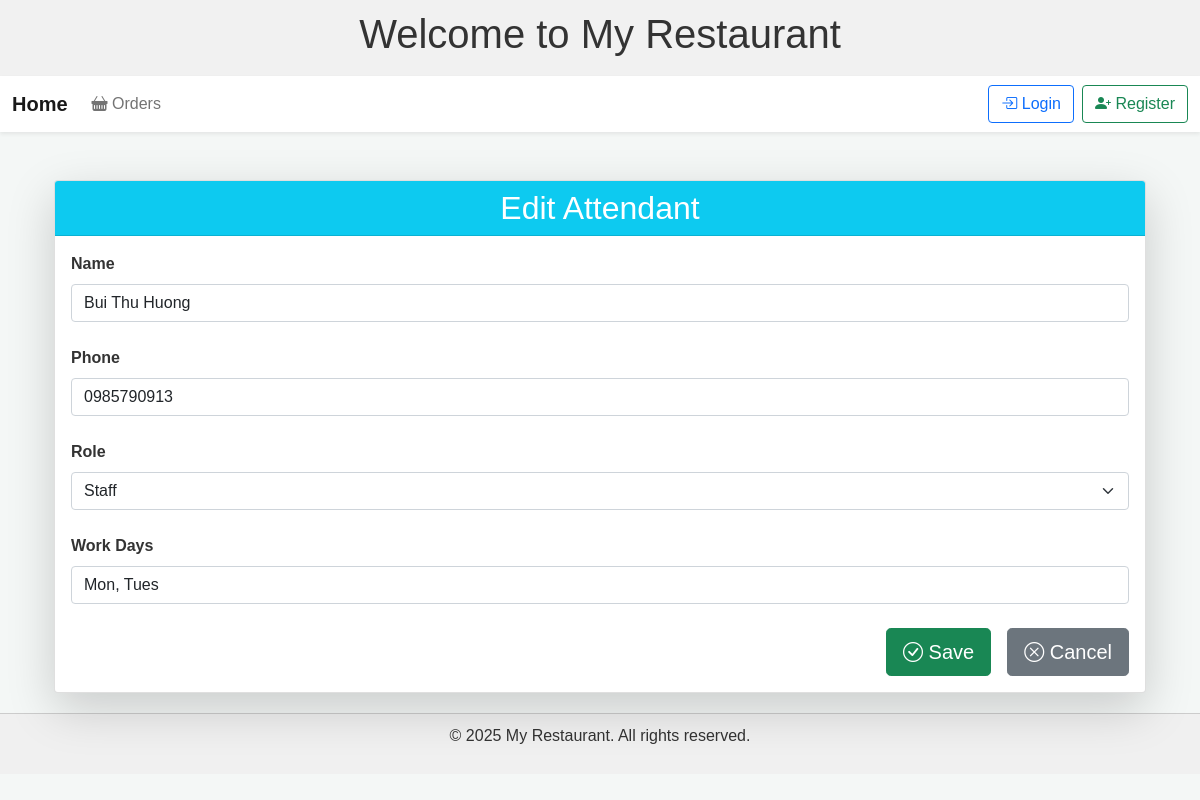
The page /admin/attendant/edit/2 on the database its author committed.
### tables this page shows
CREATE TABLE attendants (
        id INTEGER PRIMARY KEY AUTOINCREMENT,
        name TEXT NOT NULL,
        phone TEXT NOT NULL,
        role TEXT NOT NULL,
        work_days TEXT NOT NULL
    );

### app.py (the view)
@app.route("/admin/attendant/edit/<int:attendant_id>", methods=["GET"])
def edit_attendant(attendant_id):
    return attendant_controller.edit_attendant(attendant_id)

### app.py (called while the page is built)
@app.context_processor
def inject_user():
    return {
        'username': session.get('username'),
        'role': session.get('role')
    }

### controller/attendant_controller.py (called while the page is built)
    def edit_attendant(self, attendant_id):
        attendant = self.model.get_attendant_by_id(attendant_id)
        if not attendant:
            return "Attendant not found", 404
        return render_template("edit_attendant.html", attendant=attendant)

### model/attendant_model.py (called while the page is built)
    def get_attendant_by_id(self, attendant_id):
        connection = sqlite3.connect(self.db_path)
        cursor = connection.cursor()
        cursor.execute("SELECT id, name, phone, role, work_days FROM attendants WHERE id = ?", (attendant_id,))
        result = cursor.fetchone()
        connection.close()
        if result:
            return {
                "id": result[0],
                "name": result[1],
                "phone": result[2],
                "role": result[3],
                "work_days": result[4]
            }
        return None

### templates/edit_attendant.html (shortened to what this page needs)
{% extends "base.html" %}
{% block content %}
<div class="container mt-5">
  <div class="card shadow-lg">
    <div class="card-header bg-info text-white text-center">
      <h2 class="mb-0">Edit Attendant</h2>
    </div>
    <div class="card-body">
      <form action="{{ url_for('update_attendant', attendant_id=attendant.id) }}" method="POST">
        <div class="mb-4">
          <label for="name" class="form-label fw-bold">Name</label>
          <input
            type="text"
            class="form-control"
            id="name"
            name="name"
            value="{{ attendant.name }}"
            placeholder="Enter full name"
            required
          >
        </div>
        <div class="mb-4">
          <label for="phone" class="form-label fw-bold">Phone</label>
          <input
            type="text"
            class="form-control"
            id="phone"
            name="phone"
            value="{{ attendant.phone }}"
            placeholder="Enter phone number"
            required
          >
        </div>
        <div class="mb-4">
          <label for="role" class="form-label fw-bold">Role</label>
          <select
            class="form-select"
            id="role"
            name="role"
            required
          >
            <option value="staff" {% if attendant.role == "staff" %}selected{% endif %}>Staff</option>
          </select>
        </div>
        <div class="mb-4">
          <label for="work_days" class="form-label fw-bold">Work Days</label>
          <input
            type="text"
            class="form-control"
            id="work_days"
            name="work_days"
            value="{{ attendant.work_days }}"
            placeholder="e.g., Monday, Wednesday"
            required
          >
        </div>
        <div class="d-flex justify-content-end gap-3">
          <button type="submit" class="btn btn-success btn-lg">
            <i class="bi bi-check-circle"></i> Save
          </button>
          <a href="{{ url_for('show_attendant_list') }}" class="btn btn-secondary btn-lg">
            <i class="bi bi-x-circle"></i> Cancel
          </a>
        </div>
      </form>
    </div>
  </div>
</div>
{% endblock %}

### templates/base.html (style rules this page uses)
body { font-family: Arial, sans-serif; background-color: #f4f7f6; margin: 0; padding: 0; color: #333; }
.container { margin-top: 20px; }

### rows shown on the page
attendants: name "Bui Thu Huong", phone "0985790913", role "Staff", work_days "Mon, Tues"
